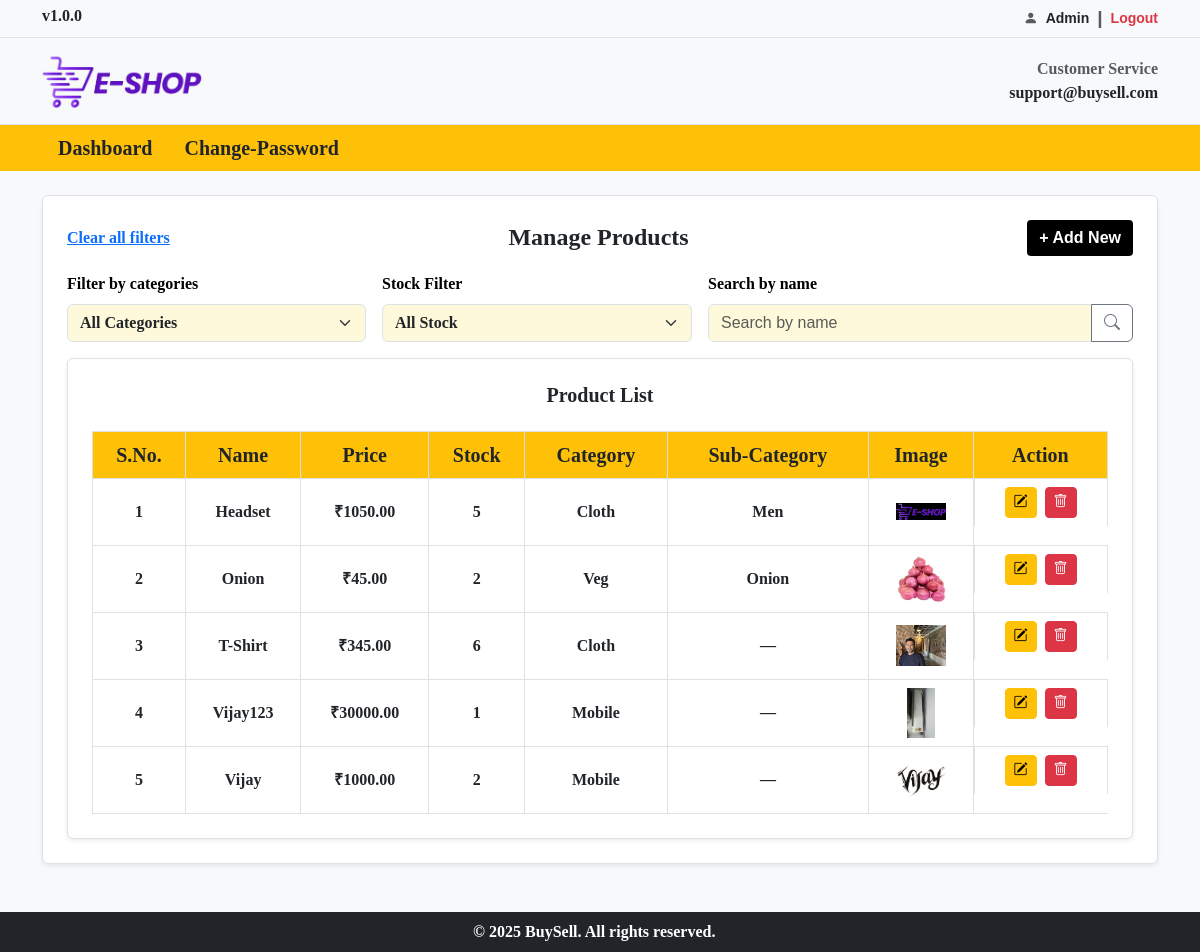
Screenshot of /admin/products (signed in) with the database file from the repository.
### models.py (models this page shows)
class SiteSetting(db.Model):
    id = db.Column(db.Integer, primary_key=True)
    site_title = db.Column(db.String(100))
    tagline = db.Column(db.String(150))
    support_phone = db.Column(db.String(20))
    support_email = db.Column(db.String(100))
    footer_note = db.Column(db.String(200))
    email_notify = db.Column(db.Boolean, default=True)
    sms_notify = db.Column(db.Boolean, default=True)

class Product(db.Model):
    id = db.Column(db.Integer, primary_key=True)
    name = db.Column(db.String(100), nullable=False)
    price = db.Column((db.Float), nullable=False)
    stock = db.Column((db.Integer), nullable=False)
    image = db.Column(db.String(200))
    category_id = db.Column(db.Integer, db.ForeignKey('category.id'))
    sub_category_id = db.Column(db.Integer, db.ForeignKey('sub_category.id'),nullable=True)
    category = db.relationship('Category', backref='products')
    sub_category = db.relationship('SubCategory', backref='products')
    description = db.Column(db.Text)
    shipping_charge = db.Column(db.Float, default=0.0)

class Category(db.Model):
    id = db.Column(db.Integer, primary_key=True)
    name = db.Column(db.String(100), unique=True, nullable=False)

class SubCategory(db.Model):
    id = db.Column(db.Integer, primary_key=True)
    name = db.Column(db.String(100), nullable=False)
    category_id = db.Column(db.Integer, db.ForeignKey('category.id'), nullable=False)
    category = db.relationship('Category', backref=db.backref('subcategories', lazy=True))

### app.py (the view)
@app.route('/admin/products')
def admin_products():
    if not session.get('is_admin'):
        return redirect(url_for('admin_login'))
    page = request.args.get('page', 1, type=int)
    category_id = request.args.get('category_id', type=int)
    search_query = request.args.get('q', '').strip()
    stock_filter = request.args.get('stock')
    products_query = Product.query
    if category_id:
        products_query = products_query.filter(Product.category_id == category_id)
    if stock_filter == 'zero':
        products_query = products_query.filter(Product.stock == 0)
    elif stock_filter == 'lt5':
        products_query = products_query.filter(Product.stock < 5)
    elif stock_filter == 'lt10':
        products_query = products_query.filter(Product.stock < 10)
    if search_query:
        products_query = products_query.filter(Product.name.ilike(f"%{search_query}%"))
    products_query = products_query.order_by(Product.id.desc())
    pagination = products_query.paginate(page=page, per_page=10)
    products = pagination.items
    categories = Category.query.order_by(Category.name).all()
    return render_template('admin/admin_products.html', products=products,
                           pagination=pagination, categories=categories, selected_category=category_id,
                           search_query=search_query, selected_stock=stock_filter)

### app.py (called while the page is built)
@app.context_processor
def inject_categories():
    categories = Category.query.order_by(Category.name).all()
    return dict(categories=categories)

@app.context_processor
def inject_settings():
    return {'site_settings': SiteSetting.query.first()}

### templates/admin/admin_products.html (shortened to what this page needs)
{% extends 'layout.html' %}
{% block content %}
<div class="container border rounded shadow-sm p-4 bg-white" style="max-width: 1200px;">
  <div class="d-flex justify-content-between align-items-center mb-3">
    <div class="label-style"> <a href="{{ url_for('admin_products') }}">Clear all filters</a></div>
    <h4 id="form-title" class="section-title m-0">Manage Products</h4>
    <div>
      <button class="btn btn-dark fw-semibold" onclick="resetFormAndShow(true)">+ Add New</button>
    </div>
  </div>
<div id="filter-section">
  <form method="GET" class="d-flex flex-wrap gap-3 justify-content-between align-items-end mb-3">
    <div class="flex-grow-1">
      <label class="label-style">Filter by categories</label>
      <select name="category_id" class="form-select w-100" onchange="this.form.submit()">
        <option value="">All Categories</option>
      </select>
    </div>
    <div class="flex-grow-1">
      <label class="label-style">Stock Filter</label>
      <select name="stock" class="form-select w-100" onchange="this.form.submit()">
        <option value="">All Stock</option>
      </select>
    </div>
    <div class="flex-grow-1">
      <label class="label-style">Search by name</label>
      <div class="input-group">
        <input type="text" name="q" value="{{ search_query }}" class="form-control" placeholder="Search by name">
        <button class="btn btn-outline-secondary" type="submit" title="Search">
          <i class="bi bi-search"></i>
        </button>
      </div>
    </div>
  </form>
</div>
<div id="product-table-section" class="container border rounded shadow-sm p-4 bg-white">
  <h5 class="section-title">Product List</h5>
  <table class="table table-bordered mb-0">
    <thead class="table-light text-center menu-style">
      <tr>
        <th>S.No.</th>
        <th>Name</th>
        <th>Price</th>
        <th>Stock</th>
        <th>Category</th>
        <th>Sub-Category</th>
        <th>Image</th>
        <th>Action</th>
      </tr>
    </thead>
    <tbody class="text-center align-middle label-style">
      {% for p in products %}
      <tr>
        <td>{{ (pagination.page - 1) * pagination.per_page + loop.index }}</td>
        <td>{{ p.name }}</td>
        <td>₹{{ "%.2f"|format(p.price) }}</td>
        <td>{{ p.stock }}</td>
        <td>{{ p.category.name if p.category else '—' }}</td>
        <td>{{ p.sub_category.name if p.sub_category else '—' }}</td>
        <td>
          {% if p.image %}
            <img src="{{ url_for('static', filename='images/' ~ p.image) }}"
                 style="width: 50px; height: 50px; object-fit: contain;"
                 alt="Product Image">
          {% else %}
            —
          {% endif %}
        </td>
        <td class="d-flex justify-content-center gap-2">
          <button
            class="btn btn-sm btn-warning"
            title="Edit"
            onclick="loadEditForm(this)"
            data-id="{{ p.id }}"
            data-name="{{ p.name }}"
            data-price="{{ p.price }}"
            data-stock="{{ p.stock }}"
            data-category="{{ p.category_id }}"
            data-subcategory="{{ p.sub_category_id or '' }}"
            data-image="{{ p.image }}"
            data-description="{{ p.description }}"
            data-shipping="{{ p.shipping_charge }}"
          >
            <i class="bi bi-pencil-square"></i>
          </button>
          <form method="POST" action="/admin/delete_product/{{ p.id }}" onsubmit="return confirm('Delete this product?')">
            <button class="btn btn-sm btn-danger" title="Delete">
              <i class="bi bi-trash"></i>
            </button>
          </form>
        </td>
      </tr>
      {% endfor %}
    </tbody>
  </table>
</div>
</div>
{% endblock %}

### templates/Partials/header.html (shortened to what this page needs)
<div class="top-bar bg-light py-1 small text-muted border-bottom">
  <div class="container d-flex justify-content-between">
    <div>
    {% if session.get('is_admin') %}
      <span class="text-dark text-decoration-none d-flex align-items-center label-style">{{ APP_VERSION }}</span>
    {% endif %}
    </div>
<div class="d-flex align-items-center">
  {% if session.get('is_admin') %}
    <i class="bi bi-person-fill me-2"></i>
    <span class="text-dark fw-bold text-decoration-none d-flex align-items-center">Admin</span>
    <span class="mx-2 fw-bold" style="font-size: 1.2rem;">|</span>
    <a href="/logout" class="text-danger fw-bold text-decoration-none d-flex align-items-center">
      <span>Logout</span>
    </a>
  {% else %}
    <a href="/login" class="text-dark text-decoration-none d-flex align-items-center">
      <i class="bi bi-person-fill me-2"></i> <span class="label-style">Login</span>
    </a>
  {% endif %}
</div>
  </div>
</div>
<div class="main-header py-3 border-bottom">
  <div class="container d-flex justify-content-between align-items-center">
     <div class="logo"><img src="{{ url_for('static', filename='images/Logo.png') }}"></div>
    <div class="text-end">
      <div class="small text-muted label-style">Customer Service</div>
      <div class="fw-bold fs-8 label-style"> {{ site_settings.support_email }} </div>
    </div>
  </div>
</div>
<div class="menu-bar bg-warning py-2">
  <div class="container d-flex align-items-center">
{% if session.get('admin') %}
   <ul class="nav me-auto">
      <li class="nav-item"><a class="nav-link text-dark" href="/admin/dashboard"><label class="menu-style">Dashboard</label></a></li>
      <li class="nav-item"><a class="nav-link text-dark" href="/admin/change-password"><label class="menu-style">Change-Password</label></a></li>
    </ul>
{% endif %}
    </div>
  </div>

### templates/Partials/footer.html
<footer class="bg-dark text-white py-2 mt-4">
  <div class="container text-center">
    <label class="label-style">&copy; {{ site_settings.footer_note }}. All rights reserved.</label>
    <small class="text-muted">x</small>
  </div>
</footer>

### static/style.css (style rules this page uses)
html, body { height: 100%; margin: 0; display: flex; flex-direction: column; }
body { font-family: Arial, sans-serif; background-color: #f8f9fa; }
.label-style { font-family: "Garamond", serif; font-size: 1rem; font-weight: 600; }
.menu-style { font-family: "Garamond", serif; font-size: 1.25rem; font-weight: 600; }
.section-title { margin-bottom: 1.5rem; font-family: "Garamond", serif; text-align: center; font-weight: 600; }
.logo img { width: 160px; height: auto; object-fit: contain; }
.menu-bar .nav-link { padding: 0 1rem; font-weight: 600; }
.btn-dark { background-color: #000; color: #fff; border: none; border-radius: 4px; }
form input[type="text"], form input[type="email"], form input[type="password"], form textarea { background-color: #fff9db; }
form label { font-weight: 400; color: #000; font-size: 14px; margin-bottom: 0.5rem; display: inline-block; }
.menu-bar .nav-link, .cart-link span, .track-link span { font-weight: 600; font-size: 1rem; color: #000; }
table th { text-align: center; vertical-align: middle; }
.table thead th { background-color: #ffc107 !important; color: #212529 !important; text-align: center; }
select.form-select { background-color: #fff9db !important; font-family: "Garamond", serif; font-weight: 600; }

### rows the page displays
SiteSetting: support_email "support@buysell.com", footer_note "2025 BuySell"
Product: page "1", name "Headset", price "1050.00", stock "5", category "Cloth", sub_category "Men", image (picture)
Product: (pagination.page-1)*pagination.per_page+loop.index "2", name "Onion", price "45.00", stock "2", category "Veg", sub_category "Onion", image (picture)
Product: (pagination.page-1)*pagination.per_page+loop.index "3", name "T-Shirt", price "345.00", stock "6", category "Cloth", sub_category "—", image (picture)
Product: page "4", name "Vijay123", price "30000.00", stock "1", category "Mobile", sub_category "—", image (picture)
Product: page "5", name "Vijay", price "1000.00", stock "2", category "Mobile", sub_category "—", image (picture)

### other values shown
{{ APP_VERSION }} "v1.0.0"
